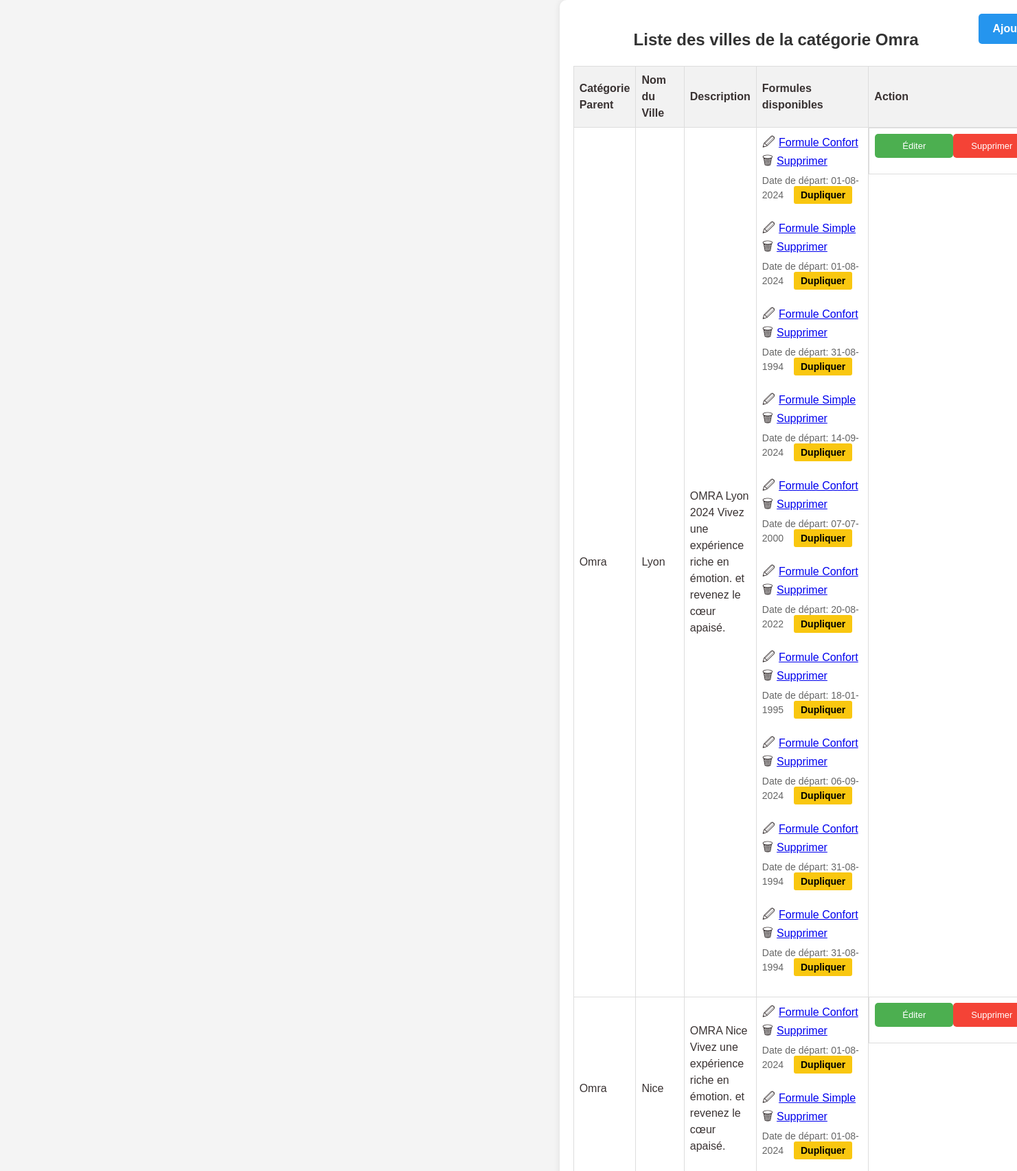
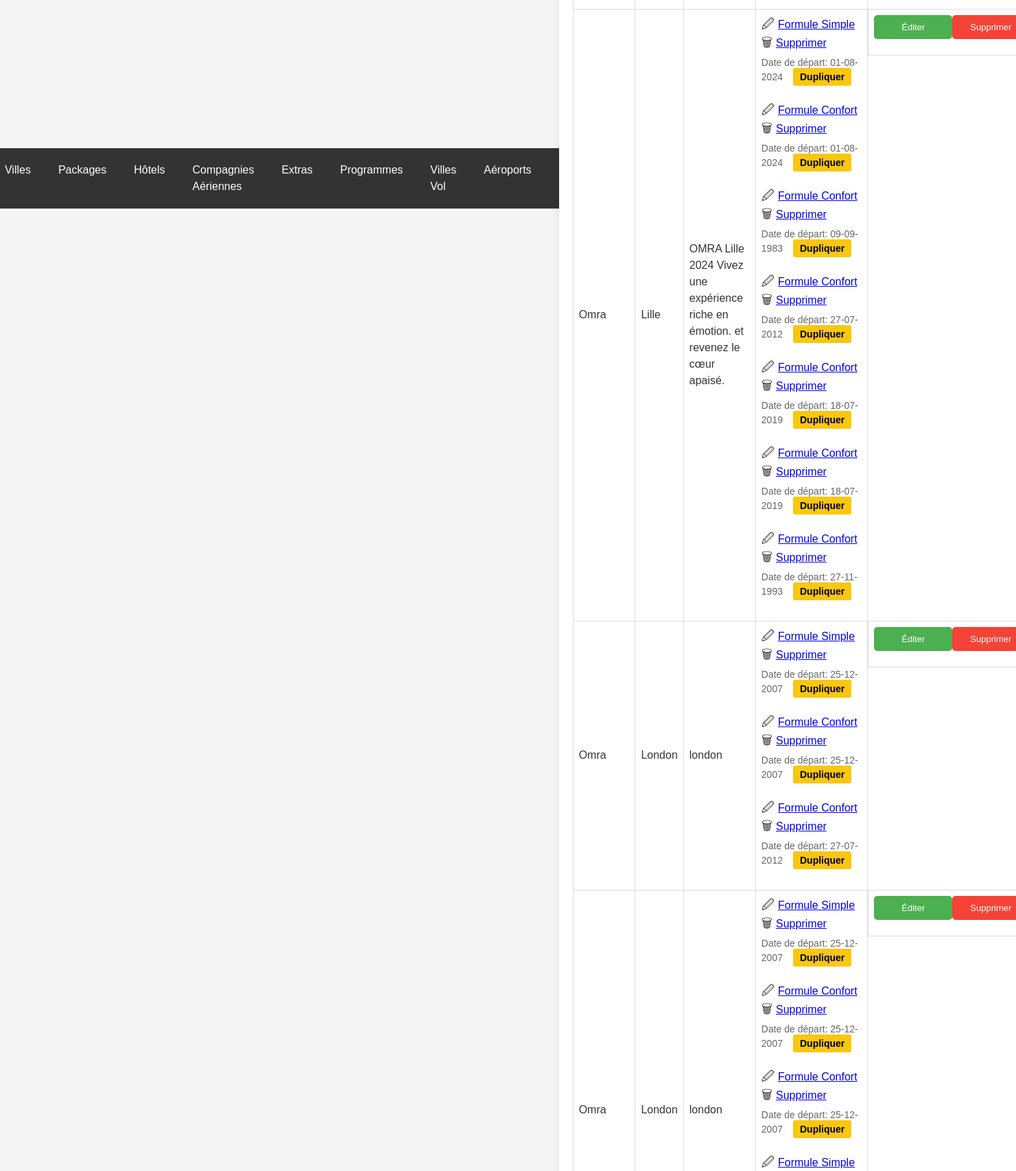
The app's page /display_villes_by_category.php?category_parent_id=6 (signed in, upper part) with its own data (2 pictures, top to bottom).
### tables this page shows
CREATE TABLE `category_parent` (
  `id` int(11) NOT NULL,
  `nom` varchar(255) NOT NULL,
  `description` text NOT NULL,
  `photo` varchar(255) NOT NULL
);

CREATE TABLE `omra_packages` (
  `id` int(11) NOT NULL,
  `category_parent_id` int(11) NOT NULL,
  `nom` varchar(255) NOT NULL,
  `description` text NOT NULL,
  `photo` varchar(255) NOT NULL
);

CREATE TABLE `formules` (
  `id` int(11) NOT NULL,
  `package_id` int(11) NOT NULL,
  `date_depart` date DEFAULT NULL,
  `date_retour` date DEFAULT NULL,
  `statut` enum('activé','désactivé') NOT NULL,
  `duree_sejour` varchar(255) NOT NULL,
  `prix_chambre_quadruple` decimal(10,2) NOT NULL,
  `prix_chambre_triple` decimal(10,2) NOT NULL,
  `prix_chambre_double` decimal(10,2) NOT NULL,
  `prix_chambre_single` decimal(10,2) NOT NULL,
  `child_discount` decimal(10,2) NOT NULL,
  `prix_bebe` decimal(10,2) NOT NULL,
  `prix_chambre_quadruple_promo` decimal(10,2) NOT NULL,
  `prix_chambre_triple_promo` decimal(10,2) NOT NULL,
  `prix_chambre_double_promo` decimal(10,2) NOT NULL,
  `prix_chambre_single_promo` decimal(10,2) NOT NULL,
  `type_id` int(11) DEFAULT NULL,
  `created_at` timestamp NOT NULL DEFAULT current_timestamp() ON UPDATE current_timestamp(),
  `programs_id` longtext DEFAULT NULL CHECK (json_valid(`programs_id`)),
  `program_order` longtext NOT NULL CHECK (json_valid(`program_order`)),
  `description` text NOT NULL,
  `s1t` varchar(255) NOT NULL,
  `s1d` text NOT NULL,
  `s2t` varchar(255) NOT NULL,
  `s2d` text NOT NULL,
  `s3t` varchar(255) NOT NULL,
  `s3d` text NOT NULL,
  `s4t` varchar(255) NOT NULL,
  `s4d` text NOT NULL,
  `s5t` varchar(255) NOT NULL,
  `s5d` text NOT NULL,
  `uploaded_file` varchar(255) DEFAULT NULL,
  `image_formule` varchar(255) DEFAULT NULL,
  `statut_vol` varchar(20) NOT NULL DEFAULT 'CONFIRMÉ'
);

CREATE TABLE `type_formule_omra` (
  `id` int(11) NOT NULL,
  `nom` varchar(255) NOT NULL,
  `formule_parent_id` int(11) DEFAULT NULL
);

### display_villes_by_category.php (the view, shortened to what this page needs)
<!DOCTYPE html>
<html lang="fr">
<head>
    <link rel="stylesheet" href="styles.css">
</head>
<body>
<?php
include 'header.php';
include 'db.php';
$category_parent_id = isset($_GET['category_parent_id']) ? intval($_GET['category_parent_id']) : 0;
$sql_category = "SELECT nom FROM category_parent WHERE id = $category_parent_id";
$result_category = mysqli_query($conn, $sql_category);
if ($result_category && mysqli_num_rows($result_category) > 0) {
    $row_category = mysqli_fetch_assoc($result_category);
    $category_name = $row_category['nom'];
} else {
    echo "Catégorie introuvable.";
    exit;
}
?>
<div class="container">
    <a href="ajoutomrapackage.php" class='btn-add'><b>Ajouter une Ville</b></a>
    <h2 class="text-center">Liste des villes de la catégorie <?php echo $category_name; ?></h2>
    <table>
        <thead>
            <tr>
                <th>Catégorie Parent</th>
                <th>Nom du Ville</th>
                <th style="width: 350px;">Description</th>
                <th>Formules disponibles</th>
                <th>Action</th>
            </tr>
        </thead>
        <tbody>
            <?php
            $sql_packages = "SELECT omra_packages.*, category_parent.nom AS category_name
                            FROM omra_packages
                            JOIN category_parent ON omra_packages.category_parent_id = category_parent.id
                            WHERE omra_packages.category_parent_id = $category_parent_id";
            $result_packages = mysqli_query($conn, $sql_packages);
            if (mysqli_num_rows($result_packages) > 0) {
                while ($row_package = mysqli_fetch_assoc($result_packages)) {
                    echo "<tr>";
                    echo "<td>" . $row_package['category_name'] . "</td>";
                    echo "<td>" . $row_package['nom'] . "</td>";
                    echo "<td>" . $row_package['description'] . "</td>";
                    $package_id = $row_package['id'];
                    $sql_formules = "SELECT formules.*, type_formule_omra.nom as type_nom
                                     FROM formules
                                     JOIN type_formule_omra ON formules.type_id = type_formule_omra.id
                                     WHERE package_id = $package_id";
                    $result_formules = mysqli_query($conn, $sql_formules);
                    if (mysqli_num_rows($result_formules) > 0) {
                        echo "<td>";
                        while ($row_formule = mysqli_fetch_assoc($result_formules)) {
                            echo "<span class='icon'>&#128393;</span><a href='edit_formule.php?id=" . $row_formule['id'] . "'>" . $row_formule['type_nom'] . "</a>";
                            echo "<span class='icon'>&#128465;</span><a href='delete_formule.php?id=" . $row_formule['id'] . "' onclick=\"return confirm('Êtes-vous sûr de vouloir supprimer cette formule?')\">Supprimer</a>";
                            if (!empty($row_formule['date_depart'])) {
                                $date_depart_formattee = date('d-m-Y', strtotime($row_formule['date_depart']));
                                echo "<br><span class='indicator'>Date de départ: " . $date_depart_formattee;
                                echo "<a class='btn-dup' href='duplicate_formule.php?id=" . $row_formule['id'] . "'><b>Dupliquer</b></a></span>";
                            }
                            echo "<br>";
                        }
                        echo "</td>";
                    } else {
                        echo "<td>Aucune formule disponible pour ce package.</td>";
                    }
                    echo "<td class='btn-group'>";
                    echo "<div>";
                    echo "<button class='btn-edit' onclick=\"window.location.href='edit_package.php?id=" . $package_id . "'\">Éditer</button>";
                    echo "</div>";
                    echo "<br>";
                    echo "<div>";
                    echo "<button class='btn-delete' onclick=\"if(confirm('Êtes-vous sûr de vouloir supprimer ce package?')) { window.location.href='delete_package.php?id=" . $package_id . "'; }\">Supprimer</button>";
                    echo "</div>";
                    echo "<br>";
                    echo "</td>";
                    echo "</tr>";
                }
            } else {
                echo "<tr><td colspan='5'>Aucun package Omra disponible pour cette catégorie parent.</td></tr>";
            }
            ?>
        </tbody>
    </table>
</div>
</body>
</html>

### css/styles.css (style rules this page uses)
body { font-family: 'Lexend', sans-serif; line-height: 1.5; min-height: 100vh; display: flex; align-items: center; justify-content: center; color: #393232; background-color: #f7f7f7; }
.btn-group { display: flex; justify-content: space-between; }
.btn-group { margin-top: auto; }

### display_villes_by_category.php (style rules this page uses)
body { font-family: Arial, sans-serif; background-color: #f4f4f4; margin: 0; padding: 0; box-sizing: border-box; }
.container { width: 90%; margin: auto; background-color: #fff; padding: 20px; border-radius: 10px; box-shadow: 0 0 10px rgba(0, 0, 0, 0.1); }
h2 { text-align: center; color: #333; }
table { width: 100%; border-collapse: collapse; }
th, td { border: 1px solid #ddd; padding: 8px; text-align: left; }
th { background-color: #f2f2f2; }
.btn-group { text-align: center; }
.btn-edit { background-color: #4CAF50; color: white; padding: 10px 40px; border: none; border-radius: 5px; cursor: pointer; text-decoration: none; font-size: small; }
.btn-add { background-color: #2595ee; color: white; padding: 10px 20px; border: none; border-radius: 5px; cursor: pointer; float: right; text-decoration: none; }
.btn-delete { background-color: #f44336; color: white; padding: 10px 26px; border: none; border-radius: 5px; cursor: pointer; text-decoration: none; font-size: small; }
.icon { font-size: 18px; margin-right: 5px; }
.indicator { display: block; font-size: 14px; color: #666; margin-top: 5px; }
.btn-dup { background-color: #f9c710; color: black; padding: 5px 10px; border: none; border-radius: 3px; cursor: pointer; text-decoration: none; margin: 0 15px; }

### header.php (style rules this page uses)
body { font-family: Arial, sans-serif; background-color: #f4f4f4; margin: 0; padding: 0; box-sizing: border-box; }

### records on screen
category_parent: nom "Omra"
omra_packages: category_parent.nom "Omra", nom "Lyon", description "OMRA Lyon 2024 Vivez une expérience riche en émotion. et revenez le cœur apaisé."
formules: type.nom "Formule Confort", date_depart "01-08-2024"
formules: type.nom "Formule Simple", date_depart "01-08-2024"
formules: type.nom "Formule Confort", date_depart "31-08-1994"
formules: type.nom "Formule Simple", date_depart "14-09-2024"
formules: type.nom "Formule Confort", date_depart "07-07-2000"
formules: type.nom "Formule Confort", date_depart "20-08-2022"
formules: type.nom "Formule Confort", date_depart "18-01-1995"
formules: type.nom "Formule Confort", date_depart "06-09-2024"
formules: type.nom "Formule Confort", date_depart "31-08-1994"
formules: type.nom "Formule Confort", date_depart "31-08-1994"
omra_packages: category_parent.nom "Omra", nom "Nice", description "OMRA Nice Vivez une expérience riche en émotion. et revenez le cœur apaisé."
formules: type.nom "Formule Confort", date_depart "01-08-2024"
formules: type.nom "Formule Simple", date_depart "01-08-2024"
omra_packages: category_parent.nom "Omra", nom "Lille", description "OMRA Lille 2024 Vivez une expérience riche en émotion. et revenez le cœur apaisé."
formules: type.nom "Formule Simple", date_depart "01-08-2024"
formules: type.nom "Formule Confort", date_depart "01-08-2024"
formules: type.nom "Formule Confort", date_depart "09-09-1983"
formules: type.nom "Formule Confort", date_depart "27-07-2012"
formules: type.nom "Formule Confort", date_depart "18-07-2019"
formules: type.nom "Formule Confort", date_depart "18-07-2019"
formules: type.nom "Formule Confort", date_depart "27-11-1993"
omra_packages: category_parent.nom "Omra", nom "London", description "london"
formules: type.nom "Formule Simple", date_depart "25-12-2007"
formules: type.nom "Formule Confort", date_depart "25-12-2007"
formules: type.nom "Formule Confort", date_depart "27-07-2012"
omra_packages: category_parent.nom "Omra", nom "London", description "london"
formules: type.nom "Formule Simple", date_depart "25-12-2007"
formules: type.nom "Formule Confort", date_depart "25-12-2007"
formules: type.nom "Formule Confort", date_depart "25-12-2007"
formules: type.nom "Formule Simple"
